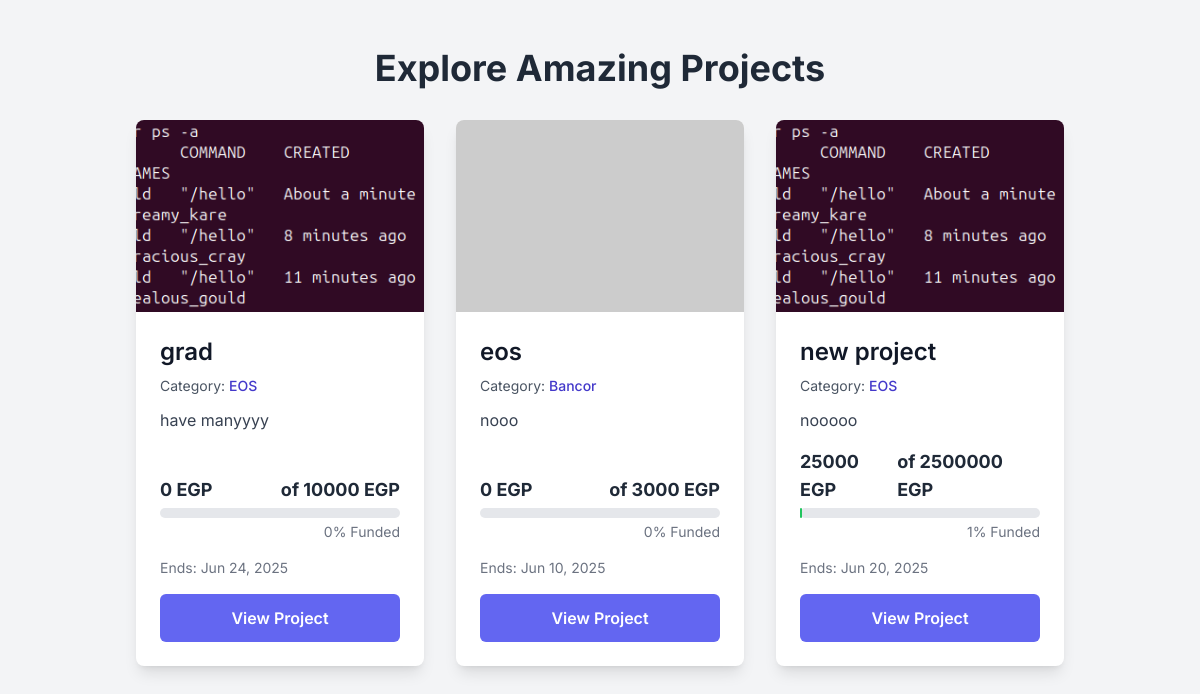
The app's page /, older data.
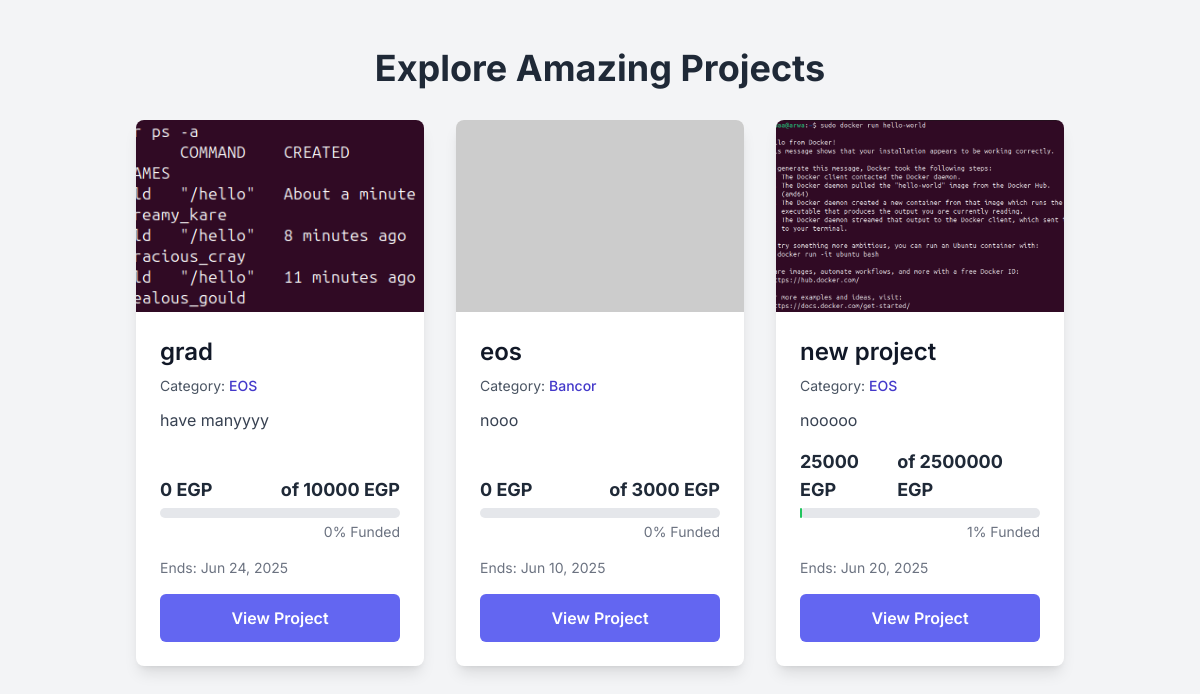
The same page, newer data.
### projects/models.py (models this page shows, shortened)
class Project(models.Model):
    STATUS_CHOICES = (
        ('active', 'Active'),
        ('completed', 'Completed'),
        ('canceled', 'Canceled'),
        ('expired', 'Expired'),
    )
    title = models.CharField(max_length=200)
    details = models.TextField()
    total_target = models.PositiveIntegerField(help_text="Target amount in EGP")
    owner = models.ForeignKey(User, on_delete=models.CASCADE, related_name='projects')
    category = models.ForeignKey(Category, on_delete=models.SET_NULL, null=True, blank=True)
    tags = models.ManyToManyField(Tag, blank=True)
    start_time = models.DateTimeField(default=timezone.now)
    end_time = models.DateTimeField()
    created_at = models.DateTimeField(auto_now_add=True)
    updated_at = models.DateTimeField(auto_now=True)
    status = models.CharField(max_length=10, choices=STATUS_CHOICES, default='active')
    is_featured = models.BooleanField(default=False) # Added as per API views usage
    @property
    def total_donations_collected(self): # Renamed for clarity and to avoid conflict if 'total_donations' annotation is used
        result = self.donations.aggregate(total=Sum('amount'))
        return result['total'] if result['total'] is not None else 0
    @property
    def percent_funded(self):
        if self.total_target > 0:
            return min(100, (self.total_donations_collected / self.total_target) * 100)
        return 0

class ProjectPicture(models.Model):
    project = models.ForeignKey(Project, related_name='pictures', on_delete=models.SET_NULL,null=True)
    image = models.ImageField(upload_to='projects/')
    uploaded_at = models.DateTimeField(auto_now_add=True)

class Category(models.Model):
    name = models.CharField(max_length=100)
    description = models.TextField(blank=True)
    class Meta:
        verbose_name_plural = "Categories"

### projects/views.py (the view)
# urls.py: path('', views.ProjectListView.as_view(), name='list'),
class ProjectListView(ListView):
    model = Project
    template_name = 'projects/project_list.html'
    context_object_name = 'projects'
    paginate_by = 10
    queryset = Project.objects.all().order_by('-created_at')

### projects/templates/projects/project_list.html (shortened to what this page needs)
{% load static %}
<!DOCTYPE html>
<html lang="en">
<head>
    <script src="https://cdn.tailwindcss.com"></script>
</head>
<body>
    <div class="container mx-auto p-4 md:p-8 lg:p-12">
        <h1 class="text-3xl md:text-4xl font-bold text-gray-800 mb-8 text-center">Explore Amazing Projects</h1>
        {% block content %}
        {% if projects %}
            <div class="grid grid-cols-1 md:grid-cols-2 lg:grid-cols-3 gap-8">
                {% for project in projects %}
                    <div class="bg-white rounded-lg shadow-lg overflow-hidden flex flex-col transition transform hover:scale-105 duration-300 ease-in-out">
                        {% if project.pictures.first %}
                            <img src="{{ project.pictures.first.image.url }}" alt="{{ project.title }}" class="w-full h-48 object-cover">
                        {% else %}
                            <img src="https://placehold.co/600x400/CCCCCC/000000?text=No+Image" alt="No Image Available" class="w-full h-48 object-cover">
                        {% endif %}
                        <div class="p-6 flex-grow flex flex-col">
                            <h2 class="text-2xl font-semibold text-gray-900 mb-2">{{ project.title }}</h2>
                            <p class="text-gray-600 text-sm mb-3">Category: <span class="font-medium text-indigo-700">{{ project.category.name }}</span></p>
                            <p class="text-gray-700 mb-4 flex-grow">{{ project.details|truncatechars:100 }}</p>
                            <div class="mb-4">
                                <div class="flex justify-between text-gray-800 text-lg font-bold mb-1">
                                    <span>{{ project.total_donations_collected|floatformat:0 }} EGP</span>
                                    <span>of {{ project.total_target|floatformat:0 }} EGP</span>
                                </div>
                                <div class="w-full bg-gray-200 rounded-full h-2.5">
                                    {% if project.total_target > 0 %}
                                        <div class="bg-green-500 h-2.5 rounded-full" style="width: {{ project.percent_funded|floatformat:0 }}%;"></div>
                                    {% else %}
                                        <div class="bg-gray-400 h-2.5 rounded-full" style="width: 0%;"></div>
                                    {% endif %}
                                </div>
                                {% if project.total_target > 0 %}
                                    <p class="text-sm text-gray-500 mt-1 text-right">{{ project.percent_funded|floatformat:0 }}% Funded</p>
                                {% endif %}
                            </div>
                            <div class="flex justify-between items-center text-sm text-gray-500 mt-auto">
                                <span>Ends: {{ project.end_time|date:"M d, Y" }}</span>
                            </div>
                            <a href="{% url 'projects:detail' project.pk %}" class="mt-4 bg-indigo-500 text-white px-6 py-3 rounded-md text-center font-semibold hover:bg-indigo-600 transition duration-300">View Project</a>
                        </div>
                    </div>
                {% endfor %}
            </div>
        {% endif %}
        {% endblock %}
    </div>
</body>
</html>

Row changes from the older to the newer data that the page shows:
changed through a linked row, Project "new project": pictures.first.image: a different picture
